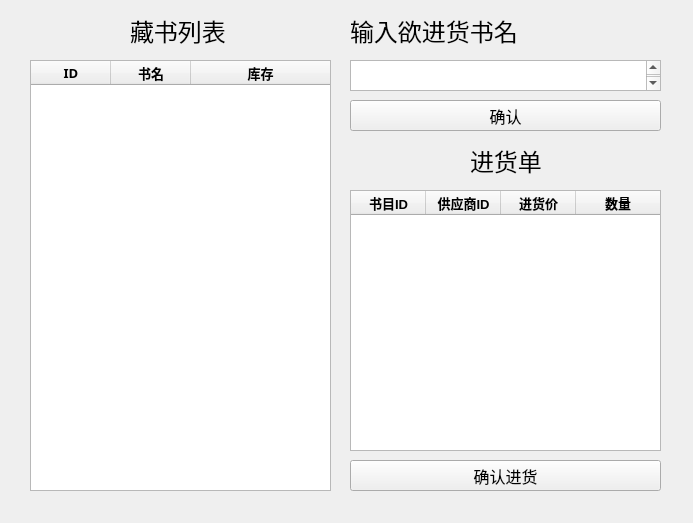
<?xml version="1.0" encoding="UTF-8"?>
<ui version="4.0">
 <class>win_jinhuo</class>
 <widget class="QDialog" name="win_jinhuo">
  <property name="geometry">
   <rect>
    <x>0</x>
    <y>0</y>
    <width>693</width>
    <height>523</height>
   </rect>
  </property>
  <property name="sizePolicy">
   <sizepolicy hsizetype="Fixed" vsizetype="Fixed">
    <horstretch>0</horstretch>
    <verstretch>0</verstretch>
   </sizepolicy>
  </property>
  <property name="windowTitle">
   <string>进货</string>
  </property>
  <widget class="QTextEdit" name="input_win_name">
   <property name="geometry">
    <rect>
     <x>350</x>
     <y>60</y>
     <width>311</width>
     <height>31</height>
    </rect>
   </property>
   <property name="font">
    <font>
     <family>Microsoft YaHei</family>
     <pointsize>12</pointsize>
    </font>
   </property>
   <property name="documentTitle">
    <string/>
   </property>
  </widget>
  <widget class="QLabel" name="hint_input_book_name">
   <property name="geometry">
    <rect>
     <x>350</x>
     <y>0</y>
     <width>251</width>
     <height>61</height>
    </rect>
   </property>
   <property name="font">
    <font>
     <family>Microsoft YaHei</family>
     <pointsize>18</pointsize>
    </font>
   </property>
   <property name="text">
    <string>输入欲进货书名</string>
   </property>
  </widget>
  <widget class="QLabel" name="hint_book_table">
   <property name="geometry">
    <rect>
     <x>130</x>
     <y>0</y>
     <width>111</width>
     <height>61</height>
    </rect>
   </property>
   <property name="font">
    <font>
     <family>Microsoft YaHei</family>
     <pointsize>18</pointsize>
    </font>
   </property>
   <property name="text">
    <string>藏书列表</string>
   </property>
  </widget>
  <widget class="QTableWidget" name="book_table">
   <property name="geometry">
    <rect>
     <x>30</x>
     <y>60</y>
     <width>301</width>
     <height>431</height>
    </rect>
   </property>
   <property name="sizePolicy">
    <sizepolicy hsizetype="Fixed" vsizetype="Fixed">
     <horstretch>0</horstretch>
     <verstretch>0</verstretch>
    </sizepolicy>
   </property>
   <property name="autoScrollMargin">
    <number>16</number>
   </property>
   <property name="editTriggers">
    <set>QAbstractItemView::NoEditTriggers</set>
   </property>
   <attribute name="horizontalHeaderCascadingSectionResizes">
    <bool>false</bool>
   </attribute>
   <attribute name="horizontalHeaderMinimumSectionSize">
    <number>25</number>
   </attribute>
   <attribute name="horizontalHeaderDefaultSectionSize">
    <number>80</number>
   </attribute>
   <attribute name="horizontalHeaderShowSortIndicator" stdset="0">
    <bool>false</bool>
   </attribute>
   <attribute name="horizontalHeaderStretchLastSection">
    <bool>true</bool>
   </attribute>
   <attribute name="verticalHeaderHighlightSections">
    <bool>true</bool>
   </attribute>
   <attribute name="verticalHeaderStretchLastSection">
    <bool>false</bool>
   </attribute>
   <column>
    <property name="text">
     <string>ID</string>
    </property>
    <property name="font">
     <font>
      <family>微软雅黑</family>
      <pointsize>10</pointsize>
      <weight>75</weight>
      <bold>true</bold>
     </font>
    </property>
   </column>
   <column>
    <property name="text">
     <string>书名</string>
    </property>
    <property name="font">
     <font>
      <family>微软雅黑</family>
      <pointsize>10</pointsize>
      <weight>75</weight>
      <bold>true</bold>
     </font>
    </property>
   </column>
   <column>
    <property name="text">
     <string>库存</string>
    </property>
    <property name="font">
     <font>
      <family>微软雅黑</family>
      <pointsize>10</pointsize>
      <weight>75</weight>
      <bold>true</bold>
     </font>
    </property>
   </column>
  </widget>
  <widget class="QPushButton" name="book_name_btn">
   <property name="geometry">
    <rect>
     <x>350</x>
     <y>100</y>
     <width>311</width>
     <height>31</height>
    </rect>
   </property>
   <property name="font">
    <font>
     <family>微软雅黑</family>
     <pointsize>12</pointsize>
    </font>
   </property>
   <property name="text">
    <string>确认</string>
   </property>
   <property name="autoDefault">
    <bool>false</bool>
   </property>
  </widget>
  <widget class="QLabel" name="hint_jin_huo_table">
   <property name="geometry">
    <rect>
     <x>470</x>
     <y>130</y>
     <width>81</width>
     <height>61</height>
    </rect>
   </property>
   <property name="font">
    <font>
     <family>Microsoft YaHei</family>
     <pointsize>18</pointsize>
    </font>
   </property>
   <property name="text">
    <string>进货单</string>
   </property>
  </widget>
  <widget class="QPushButton" name="jin_huo_btn">
   <property name="geometry">
    <rect>
     <x>350</x>
     <y>460</y>
     <width>311</width>
     <height>31</height>
    </rect>
   </property>
   <property name="font">
    <font>
     <family>微软雅黑</family>
     <pointsize>12</pointsize>
    </font>
   </property>
   <property name="text">
    <string>确认进货</string>
   </property>
   <property name="autoDefault">
    <bool>false</bool>
   </property>
  </widget>
  <widget class="QTableWidget" name="jin_huo_table">
   <property name="geometry">
    <rect>
     <x>350</x>
     <y>190</y>
     <width>311</width>
     <height>261</height>
    </rect>
   </property>
   <property name="rowCount">
    <number>0</number>
   </property>
   <property name="columnCount">
    <number>4</number>
   </property>
   <attribute name="horizontalHeaderDefaultSectionSize">
    <number>75</number>
   </attribute>
   <attribute name="horizontalHeaderShowSortIndicator" stdset="0">
    <bool>false</bool>
   </attribute>
   <attribute name="horizontalHeaderStretchLastSection">
    <bool>true</bool>
   </attribute>
   <column>
    <property name="text">
     <string>书目ID</string>
    </property>
    <property name="font">
     <font>
      <pointsize>10</pointsize>
      <weight>75</weight>
      <bold>true</bold>
     </font>
    </property>
   </column>
   <column>
    <property name="text">
     <string>供应商ID</string>
    </property>
    <property name="font">
     <font>
      <pointsize>10</pointsize>
      <weight>75</weight>
      <bold>true</bold>
     </font>
    </property>
   </column>
   <column>
    <property name="text">
     <string>进货价</string>
    </property>
    <property name="font">
     <font>
      <pointsize>10</pointsize>
      <weight>75</weight>
      <bold>true</bold>
     </font>
    </property>
   </column>
   <column>
    <property name="text">
     <string>数量</string>
    </property>
    <property name="font">
     <font>
      <pointsize>10</pointsize>
      <weight>75</weight>
      <bold>true</bold>
     </font>
    </property>
   </column>
  </widget>
 </widget>
 <resources/>
 <connections/>
</ui>
